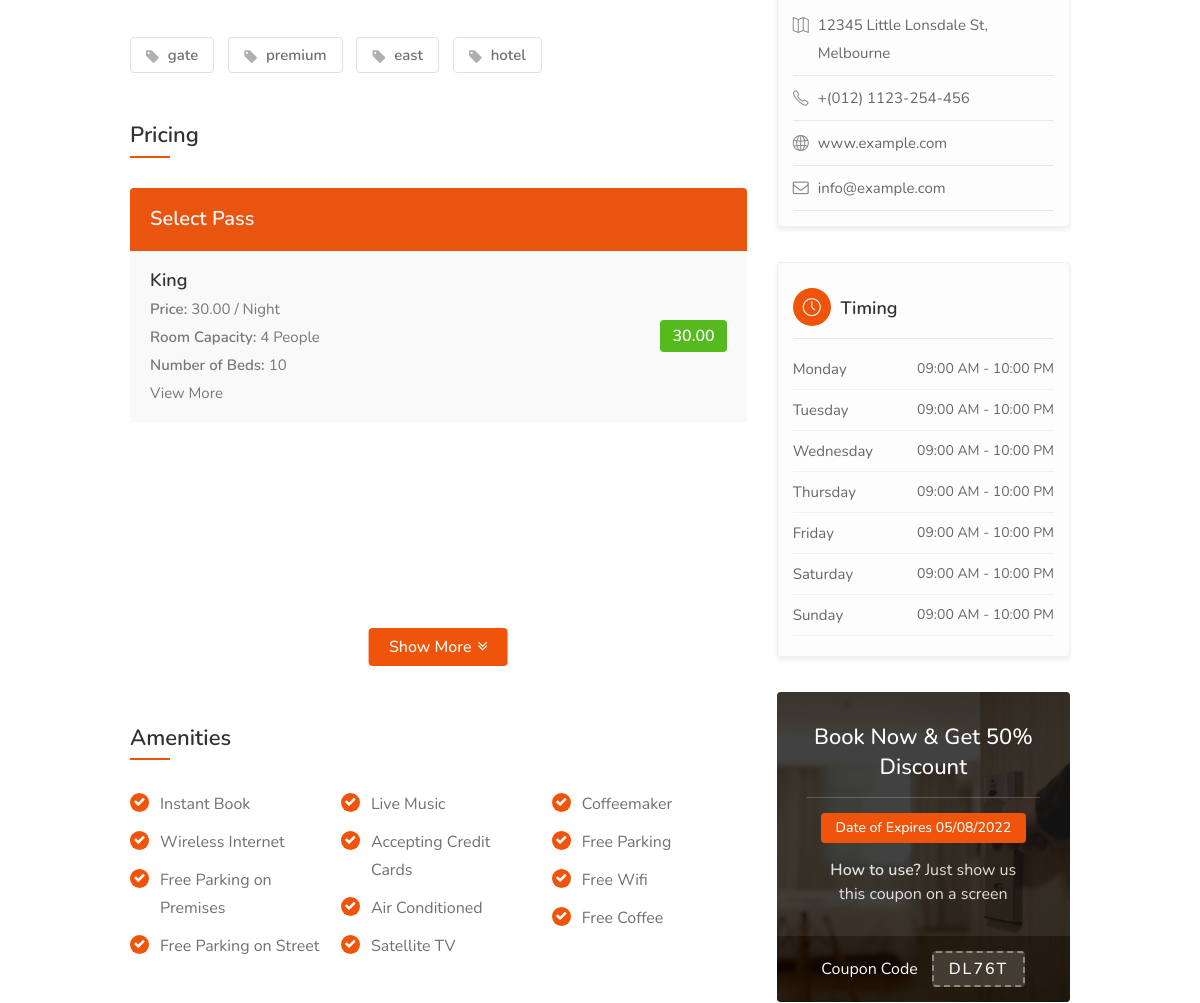
Before: /detail/east-gate-hotel/ (middle part) with the older database file.
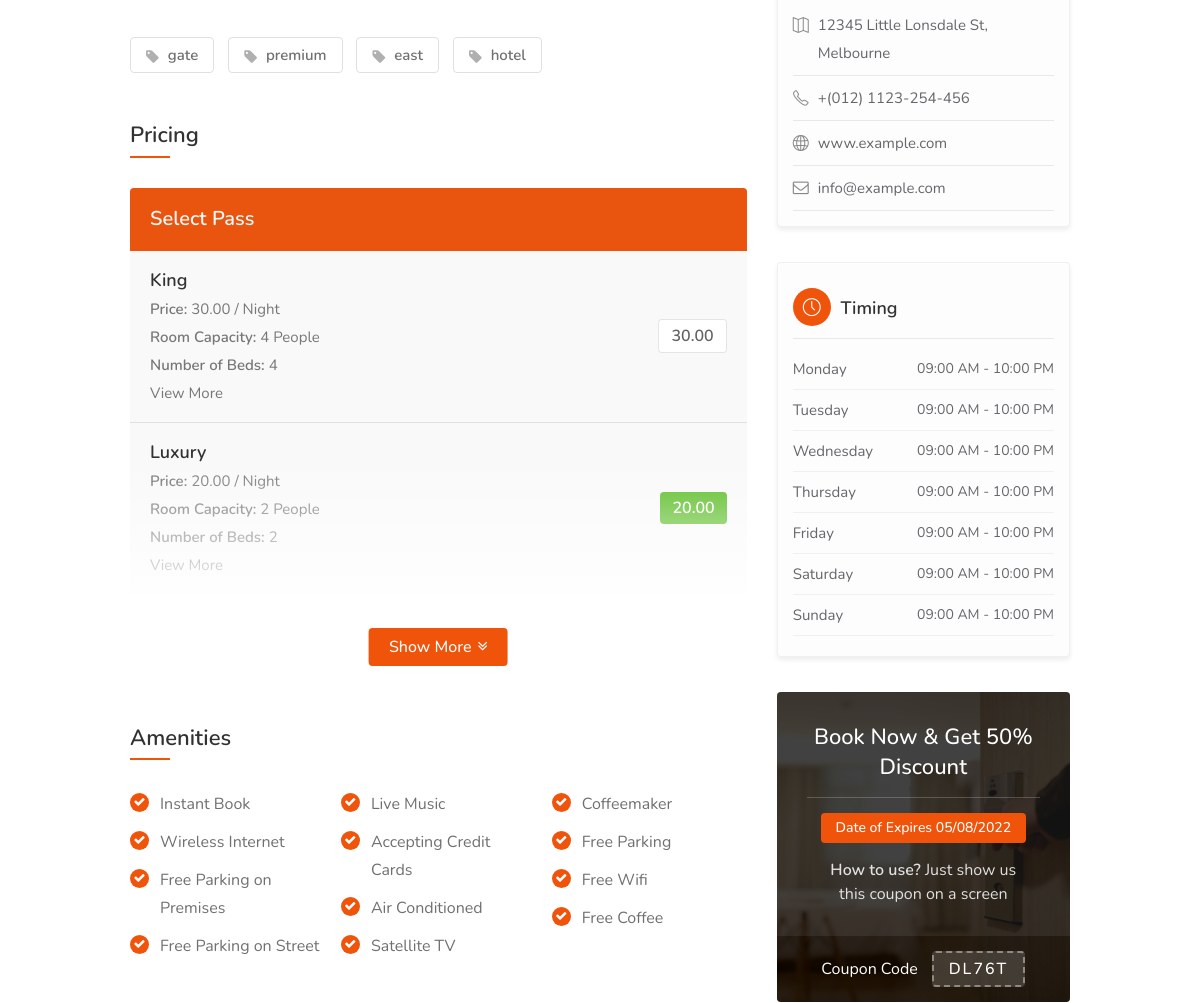
After: the same page with the newer database file.
### hotel/models.py (models this page shows, shortened)
class RoomType(models.Model):
    hotel = models.ForeignKey(Hotel, on_delete=models.CASCADE)
    type = models.CharField(max_length=10)
    price = models.DecimalField(max_digits=12, decimal_places=2, default=0.00)
    number_of_beds = models.PositiveBigIntegerField(default=0)
    room_capacity = models.PositiveIntegerField(default=0)
    roomTypeID = ShortUUIDField(unique=True, length=10, max_length=20, alphabet="abcdefghijklmnopqrstuvwxyz")
    slug = models.SlugField(unique=True)
    date = models.DateTimeField(auto_now_add=True)
    class Meta:
        verbose_name_plural = "Room Type"

### hotel/views.py (the view)
# urls.py: path("detail/<slug>/", views.hotel_detail, name="hotel_detail"),
def hotel_detail(request, slug):
    hotel = Hotel.objects.get(status="Live", slug=slug)
    context = {
          "hotel":hotel,
    }
    return render(request, "hotel/hotel_detail.html", context)

### hotel/models.py (called while the page is built)
    def hotel_gallery(self):
        return HotelGallery.objects.filter(hotel=self)

    def hotel_room_types(self):
        return RoomType.objects.filter(hotel=self)

### templates/hotel/hotel_detail.html (shortened to what this page needs)
{% extends 'partials/base.html' %}
{% load static %}
{% block content %}
<div class="container">
    <div class="row utf_sticky_main_wrapper">
        <div class="col-lg-8 col-md-8">
            <div id="utf_listing_tags" class="utf_listing_section listing_tags_section">
                {% for all_tags in hotel.tags.all %}
                    <a href="#"><i class="fa fa-tag" aria-hidden="true"></i> {{ all_tags.name }}</a>
                {% endfor %}
            </div>
            <div class="utf_listing_section">
                <h3 class="utf_listing_headline_part margin-top-50 margin-bottom-40">Pricing</h3>
                <div class="show-more">
                    <div class="utf_pricing_list_section">
                        <h4>Select Pass</h4>
                        <ul>
                            {% for rooms in hotel.hotel_room_types %}
                            <li>
                                <h5>{{rooms.type}}</h5>
                                <p><strong>Price: </strong>{{rooms.price}} / Night </p>
                                <p><strong>Room Capacity: </strong>{{rooms.room_capacity}} People </p>
                                <p><strong>Number of Beds: </strong>{{rooms.number_of_beds}} </p>
                                <p><a href="{% url 'hotel:room_type_detail' rooms.hotel.slug rooms.slug%}" class="text-muted">View More <i class="fas fa-link"></i></a></p>
                                <span>{{rooms.price}}</span>
                            </li>
                            {% endfor %}
                        </ul>
                    </div>
                </div>
                <a href="#" class="show-more-button" data-more-title="Show More" data-less-title="Show Less"><i
                        class="fa fa-angle-double-down"></i></a>
            </div>
            <div id="utf_listing_amenities" class="utf_listing_section">
                <h3 class="utf_listing_headline_part margin-top-50 margin-bottom-40">Amenities</h3>
                <ul class="utf_listing_features checkboxes margin-top-0">
                    <li>Instant Book</li>
                    <li>Wireless Internet</li>
                    <li>Free Parking on Premises</li>
                    <li>Free Parking on Street</li>
                    <li>Live Music</li>
                    <li>Accepting Credit Cards</li>
                    <li>Air Conditioned</li>
                    <li>Satellite TV</li>
                    <li>Coffeemaker</li>
                    <li>Free Parking</li>
                    <li>Free Wifi</li>
                    <li>Free Coffee</li>
                </ul>
            </div>
            <div id="utf_listing_faq" class="utf_listing_section">
            </div>
        </div>
        <div class="col-lg-4 col-md-4 margin-top-75 sidebar-search">
            <div class="utf_box_widget margin-top-35">
                <ul class="utf_listing_detail_sidebar">
                    <li><i class="sl sl-icon-map"></i> 12345 Little Lonsdale St, Melbourne</li>
                    <li><i class="sl sl-icon-phone"></i> +(012) 1123-254-456</li>
                    <li><i class="sl sl-icon-globe"></i> <a href="#">www.example.com</a></li>
                    <li><i class="fa fa-envelope-o"></i> <a href="mailto:info@example.com">info@example.com</a></li>
                </ul>
            </div>
            <div class="utf_box_widget opening-hours margin-top-35">
                <h3><i class="sl sl-icon-clock"></i> Timing</h3>
                <ul>
                    <li>Monday <span>09:00 AM - 10:00 PM</span></li>
                    <li>Tuesday <span>09:00 AM - 10:00 PM</span></li>
                    <li>Wednesday <span>09:00 AM - 10:00 PM</span></li>
                    <li>Thursday <span>09:00 AM - 10:00 PM</span></li>
                    <li>Friday <span>09:00 AM - 10:00 PM</span></li>
                    <li>Saturday <span>09:00 AM - 10:00 PM</span></li>
                    <li>Sunday <span>09:00 AM - 10:00 PM</span></li>
                </ul>
            </div>
            <div class="opening-hours margin-top-35">
                <div class="utf_coupon_widget" style="background-image: url(images/coupon-bg-1.jpg);">
                    <div class="utf_coupon_overlay"></div>
                    <a href="#" class="utf_coupon_top">
                        <h3>Book Now & Get 50% Discount</h3>
                        <div class="utf_coupon_expires_date">Date of Expires 05/08/2022</div>
                        <div class="utf_coupon_used"><strong>How to use?</strong> Just show us this coupon on a screen
                        </div>
                    </a>
                    <div class="utf_coupon_bottom">
                        <p>Coupon Code</p>
                        <div class="utf_coupon_code">DL76T</div>
                    </div>
                </div>
            </div>
        </div>
    </div>
</div>
{% endblock content %}

### templates/partials/base.html (shortened to what this page needs)
{% load static %}
<!DOCTYPE html>
<html lang="zxx">
<head>
    <link rel="stylesheet" href="{% static 'css/stylesheet.css' %}">
    <link rel="stylesheet" href="{% static 'css/mmenu.css' %}">
    <link rel="stylesheet" href="{% static 'css/style.css' %}" id="colors">
    <scipt src="https://cdnjs.cloudflare.com/ajax/libs/sweetalert/2.1.2/sweetalert.min.js">
</head>
<body class="header-one">
    <div id="main_wrapper">
        {% block content %}
        {% endblock content %}
    </div>
</body>
</html>

### static/css/mmenu.css (style rules this page uses)
:root { --mm-line-height:20px; --mm-listitem-size:44px; --mm-navbar-size:44px; --mm-offset-top:0; --mm-offset-right:0; --mm-offset-bottom:0; --mm-offset-left:0; --mm-color-border:rgba(0, 0, 0, 0.1); --mm-color-button:rgba(0, 0, 0, 0.3); --mm-color-text:rgba(0, 0, 0, 0.75); --mm-color-text-dimmed:rgba(0, 0, 0, 0.3); --mm-color-background:#f3f3f3; --mm-color-background-highlight:rgba(0, 0, 0, 0.05); --mm-color-background-emphasis:rgba(255, 255, 255, 0.4); --mm-shadow:0 0 10px rgba(0, 0, 0, 0.3) }

### static/css/style.css (style rules this page uses)
body { color: #707070; font-size: 15px; line-height: 28px; background-color: #fff; }
body p { font-size: 16px; line-height: 28px; }
body, h1, h2, h3, h4, h5, h6, input[type="text"], input[type="password"], input[type="email"], textarea, select, input[type="button"], input[type="submit"], button, #tiptip_content, .map-box p, .map-box div, .numerical-rating .utf_counter_star_rating, body .nav_responsive i.menu-trigger:after { font-family:'Nunito', sans-serif; text-transform: none; }
h1, h2, h3, h4, h5, h6 { color: #323232; }
* { margin: 0px; padding: 0px; box-sizing: border-box; }

Changed rows visible on the page:
changed RoomType "King": number_of_beds "10" → "4"
added RoomType: type "Luxury", price "20.00", room_capacity "2", number_of_beds "2"
